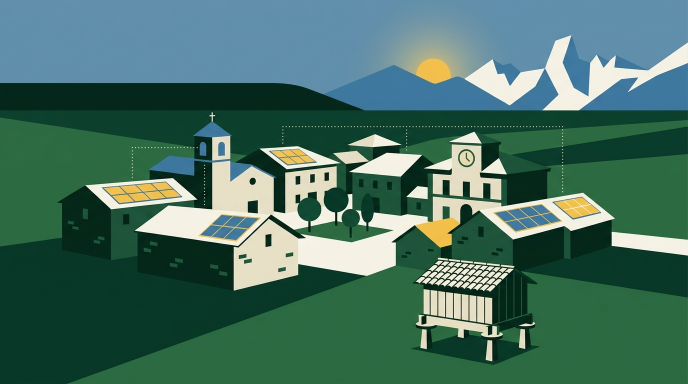
#> input picture docs/candidatas/pueblo-energetico-A-plaza.png, 1376 x 768 px, found by its file name (shown at 1/2 size)
$ python portada.py
#> lines starting #> are read from the running program, lines starting #| are printed output that depends on the picture; after the words box and inside, x2 and y2 are one past the last pixel; in counts of white or black regions, pixels touching at a corner belong together
# Portada A4 memoria CERA — filosofía "Cartografía Serena"
from PIL import Image, ImageDraw, ImageFont, ImageOps

W, H = 2480, 3508  # A4 300 dpi
M = 210            # margen
FDIR = "/Users/pablomiguelgonzalezprado/.claude/skills/canvas-design/canvas-fonts"
ILL = "/Users/pablomiguelgonzalezprado/AIOS-code/cera/docs/candidatas/pueblo-energetico-A-plaza.png"
OUT = "/Users/pablomiguelgonzalezprado/AIOS-code/cera/docs/memoria/portada-memoria-cera.png"

VERDE_NOCHE = (11, 42, 32)
VERDE = (22, 76, 58)
CREMA = (247, 244, 237)
SOLAR = (247, 198, 64)
AZUL = (23, 105, 170)
TINTA_SUAVE = (71, 86, 78)
LINEA = (221, 216, 204)

def font(name, size):
    return ImageFont.truetype(f"{FDIR}/{name}", size)

brico_b = lambda s: font("BricolageGrotesque-Bold.ttf", s)
brico_r = lambda s: font("BricolageGrotesque-Regular.ttf", s)
mono = lambda s: font("DMMono-Regular.ttf", s)

img = Image.new("RGB", (W, H), CREMA)
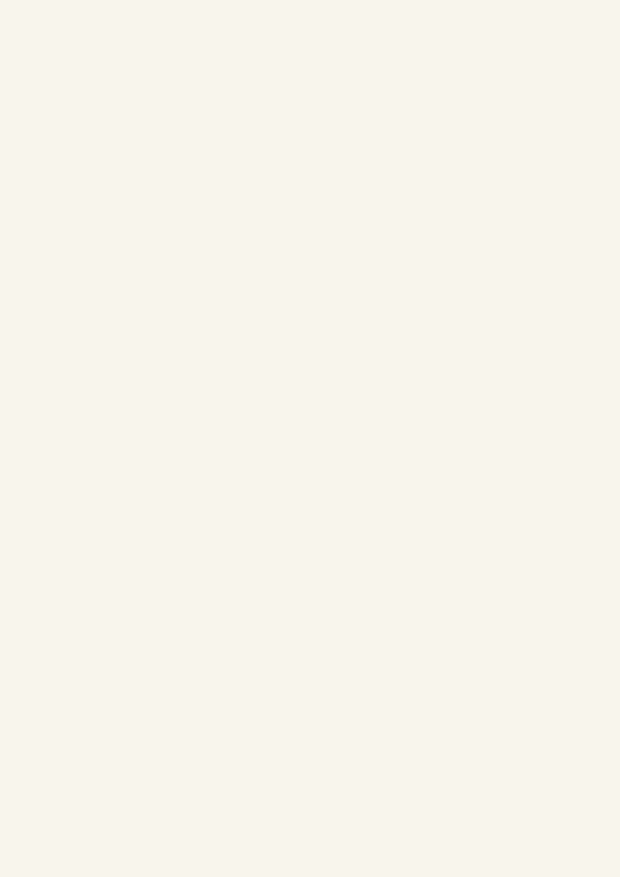
#> img: PIL image 2480x3508 RGB (shown at 1/4 size); mean R, G, B 247, 244, 237
d = ImageDraw.Draw(img)

def tracked(draw, xy, text, fnt, fill, tracking):
    x, y = xy
    for ch in text:
        draw.text((x, y), ch, font=fnt, fill=fill)
        x += draw.textlength(ch, font=fnt) + tracking
    return x - tracking

def text_w(draw, text, fnt, tracking=0):
    return sum(draw.textlength(c, font=fnt) for c in text) + tracking * (len(text) - 1)

# ---------- isotipo "parcela solar" ----------
def isotipo(draw, x, y, s, celda, sol, terreno):
#> called with x = 210, y = 210, s = 130, celda = (22, 76, 58), sol = (247, 198, 64), terreno = (247, 198, 64)
    u = s / 48.0
    draw.arc([x + 25*u, y + 2*u, x + 41*u, y + 18*u], start=270, end=360,
             fill=sol, width=max(2, round(3*u)))
    draw.ellipse([x + (33-4.2)*u, y + (10-4.2)*u, x + (33+4.2)*u, y + (10+4.2)*u], fill=sol)
    for cx, cy in [(7, 15), (19.4, 15), (7, 24.4), (19.4, 24.4)]:
        draw.rounded_rectangle([x + cx*u, y + cy*u, x + (cx+10)*u, y + (cy+7.4)*u],
                               radius=1.6*u, fill=celda)
    for (x1, y1, xc, yc, x2, y2) in [(6, 38.5, 24, 34.9, 42, 38.5), (10, 44, 24, 41.2, 38, 44)]:
        pts = []
        for i in range(25):
            t = i / 24
            bx = (1-t)**2 * x1 + 2*(1-t)*t*xc + t**2 * x2
            by = (1-t)**2 * y1 + 2*(1-t)*t*yc + t**2 * y2
            pts.append((x + bx*u, y + by*u))
        draw.line(pts, fill=terreno, width=max(2, round(2.6*u)), joint="curve")

# ---------- cabecera: marca ----------
y = M
iso_s = 130
isotipo(d, M, y, iso_s, VERDE, SOLAR, SOLAR)
wm_f = brico_b(96)
wm_track = 34
wm_y = y + iso_s/2 - 62
tracked(d, (M + iso_s + 56, wm_y), "CERA", wm_f, VERDE, wm_track)

# nº de plano, esquina derecha (marca de disciplina imaginaria)
ref_f = mono(34)
ref = "PLANO 01 / 01 · E 1:7"
d.text((W - M - d.textlength(ref, font=ref_f), y + iso_s/2 - 17), ref, font=ref_f, fill=TINTA_SUAVE)

# regla fina
y = M + iso_s + 70
d.line([(M, y), (W - M, y)], fill=LINEA, width=3)

# ---------- eyebrow ----------
y += 78
eb_f = brico_b(40)
tracked(d, (M, y), "PREVIABILIDAD ENERGÉTICA RURAL · ASTURIAS", eb_f, (138, 90, 13), 10)

# ---------- título ----------
y += 120
t_f = brico_b(168)
for line in ["Calculadora de", "Energía Rural", "Agrivoltaica"]:
    d.text((M, y), line, font=t_f, fill=VERDE)
    y += 196
#> after the loop, y = 1196

# subtítulo
y += 40
#> y = 1236
s_f = brico_r(62)
d.text((M, y), "Siete datos, un primer número honesto.", font=s_f, fill=TINTA_SUAVE)

# ---------- ilustración con esquinas curvadas ----------
y += 170
#> y = 1406
ill_w = W - 2 * M
ill = Image.open(ILL).convert("RGB")
#> ill is the input picture: PIL image 1376x768 RGB; mean R, G, B 70.8, 112.8, 99.7
ill_h = round(ill.height * ill_w / ill.width)
#> ill_h = 1150
ill = ill.resize((ill_w, ill_h), Image.LANCZOS)
#> ill: PIL image 2060x1150 RGB
mask = Image.new("L", (ill_w, ill_h), 0)
#> mask: PIL image 2060x1150 L; every value is 0
ImageDraw.Draw(mask).rounded_rectangle([0, 0, ill_w, ill_h], radius=28, fill=255)
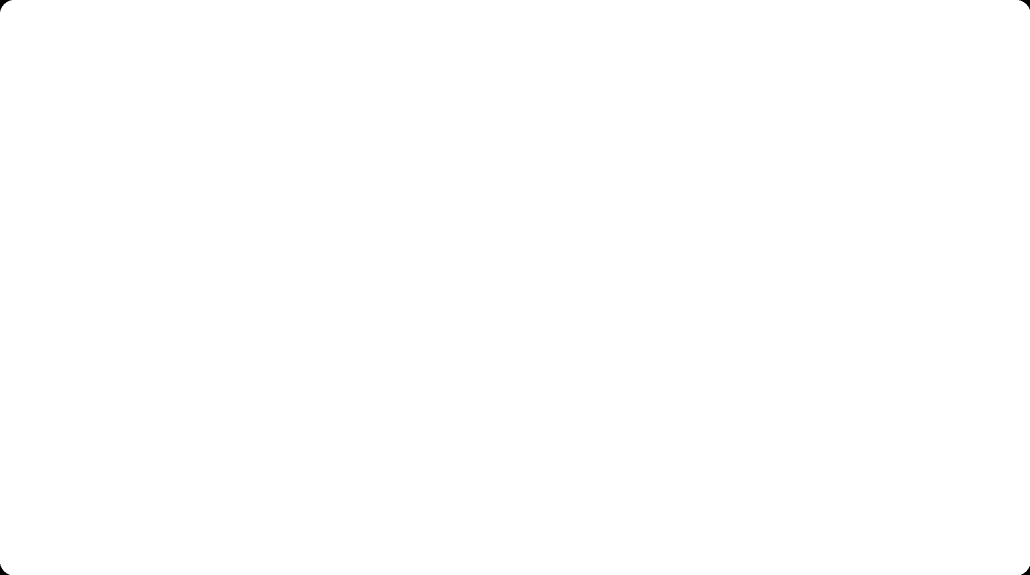
#> mask: PIL image 2060x1150 L (shown at 1/2 size); 100% white; 4 black regions, box (x1, y1, x2, y2) and area: (0, 0, 23, 23) 174, (2038, 0, 2060, 19) 151, (0, 1128, 19, 1150) 151, (2042, 1132, 2060, 1150) 129
img.paste(ill, (M, y), mask)
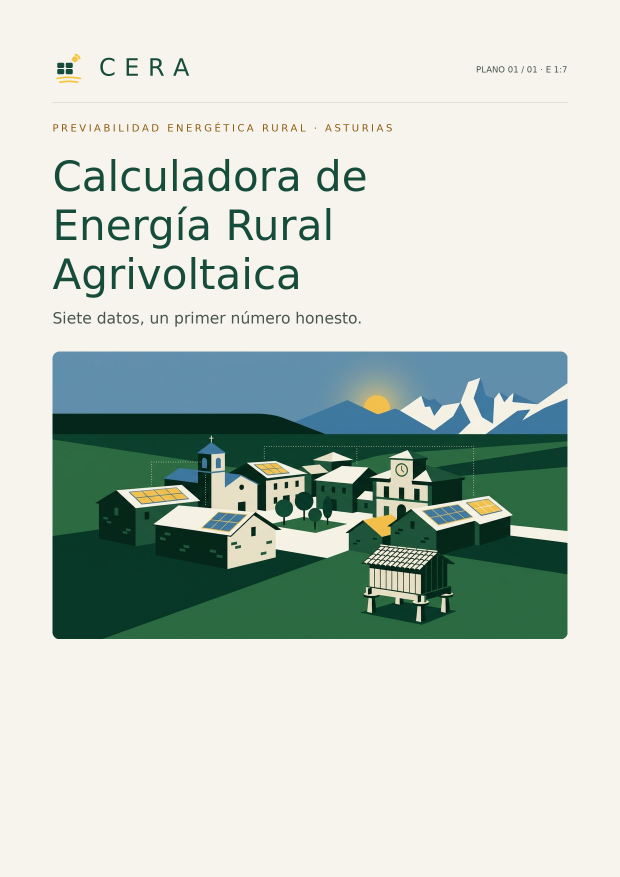
#> img: PIL image 2480x3508 RGB (shown at 1/4 size); mean R, G, B 195.2, 205.3, 196.4

# ticks de escala en el margen izquierdo de la ilustración (medición serena)
tick_f = mono(30)
for i, frac in enumerate([0.0, 0.25, 0.5, 0.75, 1.0]):
    ty = y + round(ill_h * frac)
    d.line([(M - 46, ty), (M - 18, ty)], fill=TINTA_SUAVE, width=3)
#> this loop made 5 passes
#> ty on passes 1 to 5: 1406, 1694, 1981, 2268, 2556
lab = "COMUNIDAD ENERGÉTICA — LEVANTAMIENTO"
d.text((M, y + ill_h + 26), lab, font=tick_f, fill=TINTA_SUAVE)
lab2 = "TODOS LOS VALORES SON FICTICIOS"
d.text((W - M - d.textlength(lab2, font=tick_f), y + ill_h + 26), lab2, font=tick_f, fill=TINTA_SUAVE)

# ---------- fila de métricas (caso demostrativo) ----------
y = y + ill_h + 130
#> y = 2686
metricas = [("18,5", "kWp", "POTENCIA FV"),
            ("19.385", "kWh/año", "PRODUCCIÓN"),
            ("2.549", "EUR/año", "AHORRO")]
col_w = (W - 2 * M) / 3
num_f = brico_b(104)
uni_f = brico_r(44)
lab_f = mono(34)
for i, (num, uni, lab) in enumerate(metricas):
    cx = M + i * col_w
    if i > 0:
        d.line([(cx, y + 8), (cx, y + 168)], fill=LINEA, width=3)
    tx = cx + (56 if i > 0 else 0)
    d.text((tx, y), num, font=num_f, fill=VERDE)
    d.text((tx + d.textlength(num, font=num_f) + 18, y + 52), uni, font=uni_f, fill=AZUL)
    d.text((tx, y + 132), lab, font=lab_f, fill=TINTA_SUAVE)

# hipótesis como coordenadas (jazz para quien sabe leer un plano)
y += 240
#> y = 2926
d.line([(M, y), (W - M, y)], fill=LINEA, width=3)
y += 44
#> y = 2970
hip_f = mono(33)
hip = "6,5 m²/kWp   ·   1.050 kWh/kWp·año   ·   65 % autoconsumo   ·   1.100 EUR/kWp"
d.text((M, y), hip, font=hip_f, fill=TINTA_SUAVE)

# ---------- banda inferior verde-noche ----------
bh = 380
d.rectangle([0, H - bh, W, H], fill=VERDE_NOCHE)
isotipo(d, M, H - bh + 92, 96, (220, 236, 248), SOLAR, SOLAR)
b_f = brico_r(52)
b2_f = brico_b(52)
by = H - bh + 96
d.text((M + 96 + 48, by), "Memoria de proyecto", font=b2_f, fill=CREMA)
d.text((M + 96 + 48, by + 74), "Becas Fundación Caja Rural de Asturias · 2026", font=b_f,
       fill=(196, 205, 197))
aut_f = mono(36)
aut = "PABLO M. GONZÁLEZ PRADO"
d.text((W - M - d.textlength(aut, font=aut_f), H - bh + 118), aut, font=aut_f, fill=(138, 167, 154))
aut2 = "MUII · EPI GIJÓN"
d.text((W - M - d.textlength(aut2, font=aut_f), H - bh + 172), aut2, font=aut_f, fill=(138, 167, 154))

img.save(OUT)
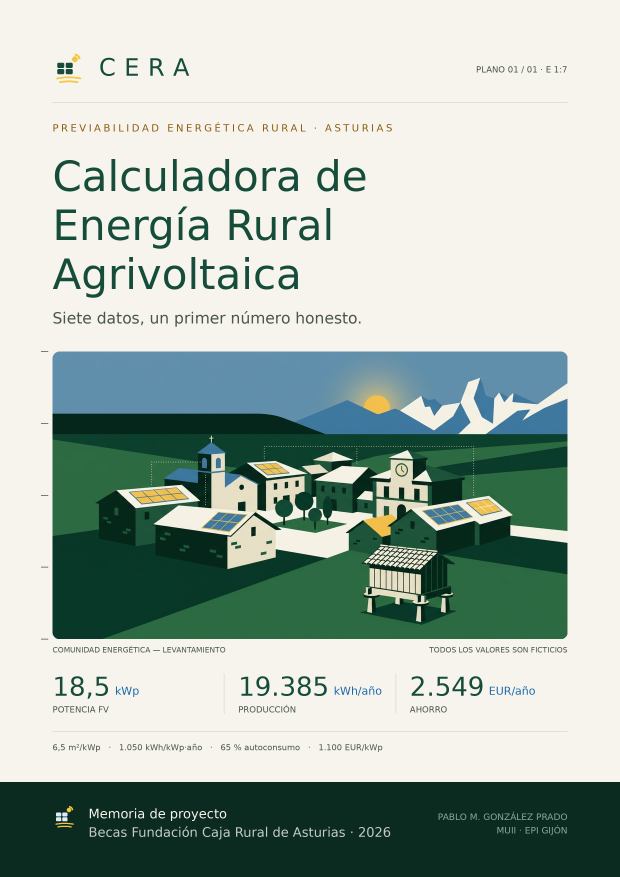
#> saved as portada-memoria-cera.png: PIL image 2480x3508 RGB (shown at 1/4 size); mean R, G, B 169.2, 183.1, 173.8
print("saved", OUT, img.size)
#| saved /Users/pablomiguelgonzalezprado/AIOS-code/cera/docs/memoria/portada-memoria-cera.png (2480, 3508)

$ run again, with docs/candidatas/ilustracion-asturias-higgsfield-20260711.png copied over docs/candidatas/pueblo-energetico-A-plaza.png
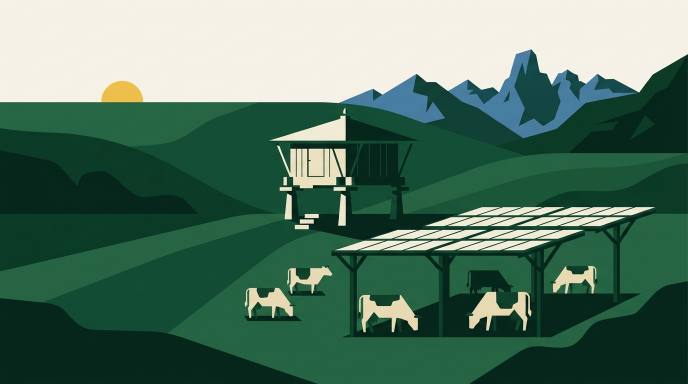
#> input picture docs/candidatas/ilustracion-asturias-higgsfield-20260711.png, 1376 x 768 px, found by its file name (shown at 1/2 size)
#> after the loop `for line in ["Calculadora de", "Energía Rural", "Agrivoltaica"]:`: y = 1196
#> `y += 40`: y = 1236
#> `y += 170`: y = 1406
#> ill is the input picture: PIL image 1376x768 RGB; mean R, G, B 84.8, 119.1, 100.4
#> ill: PIL image 2060x1150 RGB
#> `img.paste(ill, (M, y), mask)`:
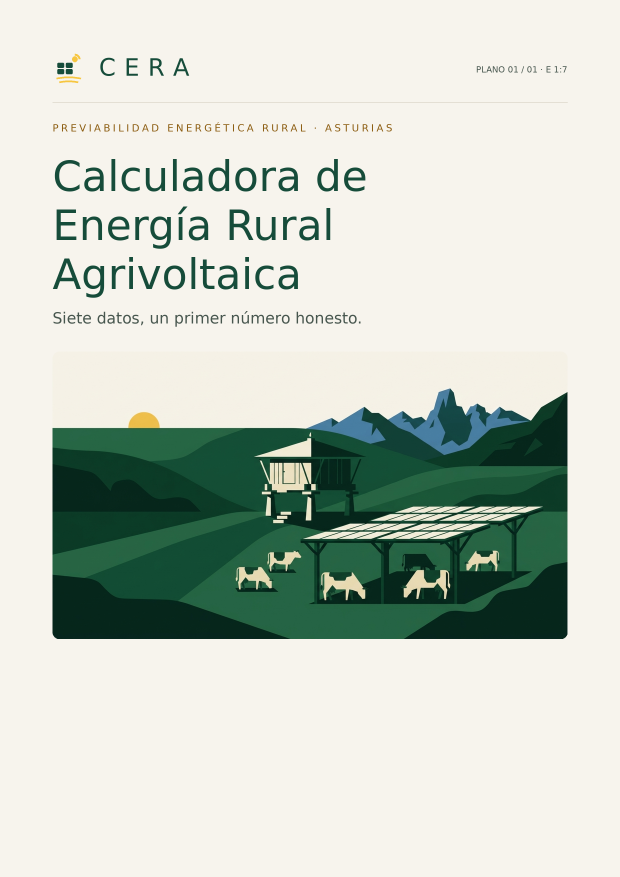
#> img: PIL image 2480x3508 RGB (shown at 1/4 size); mean R, G, B 199.1, 207, 196.6
#> the loop `for i, frac in enumerate([0.0, 0.25, 0.5, 0.75, 1.0]):` made 5 passes
#> ty on passes 1 to 5: 1406, 1694, 1981, 2268, 2556
#> `y = y + ill_h + 130`: y = 2686
#> `y += 240`: y = 2926
#> `y += 44`: y = 2970
#> `img.save(OUT)`:
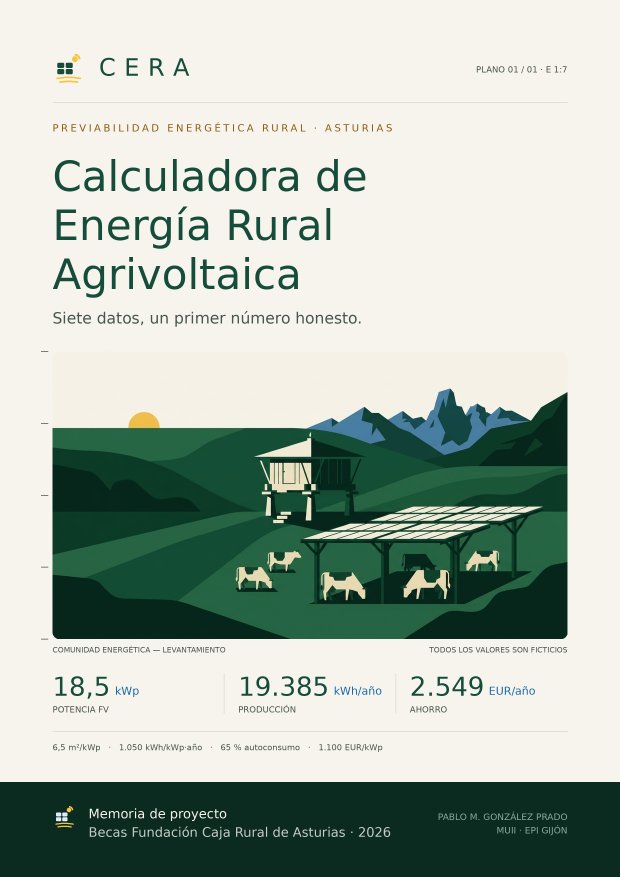
#> saved as portada-memoria-cera.png: PIL image 2480x3508 RGB (shown at 1/4 size); mean R, G, B 173, 184.8, 174
#| saved /Users/pablomiguelgonzalezprado/AIOS-code/cera/docs/memoria/portada-memoria-cera.png (2480, 3508)

$ run again, with docs/candidatas/pueblo-energetico-B-calle.png copied over docs/candidatas/pueblo-energetico-A-plaza.png
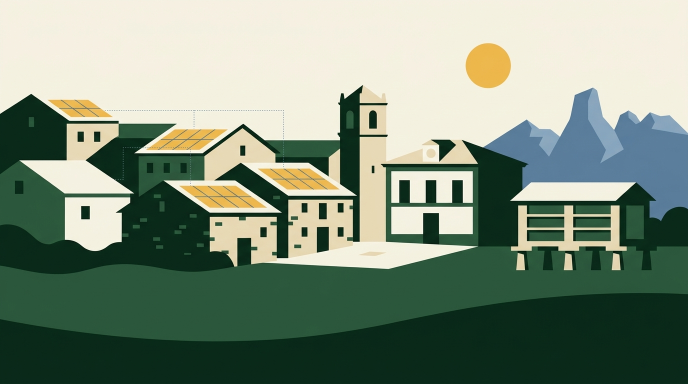
#> input picture docs/candidatas/pueblo-energetico-B-calle.png, 1376 x 768 px, found by its file name (shown at 1/2 size)
#> after the loop `for line in ["Calculadora de", "Energía Rural", "Agrivoltaica"]:`: y = 1196
#> `y += 40`: y = 1236
#> `y += 170`: y = 1406
#> ill is the input picture: PIL image 1376x768 RGB; mean R, G, B 127.2, 143.5, 124.5
#> ill: PIL image 2060x1150 RGB
#> `img.paste(ill, (M, y), mask)`:
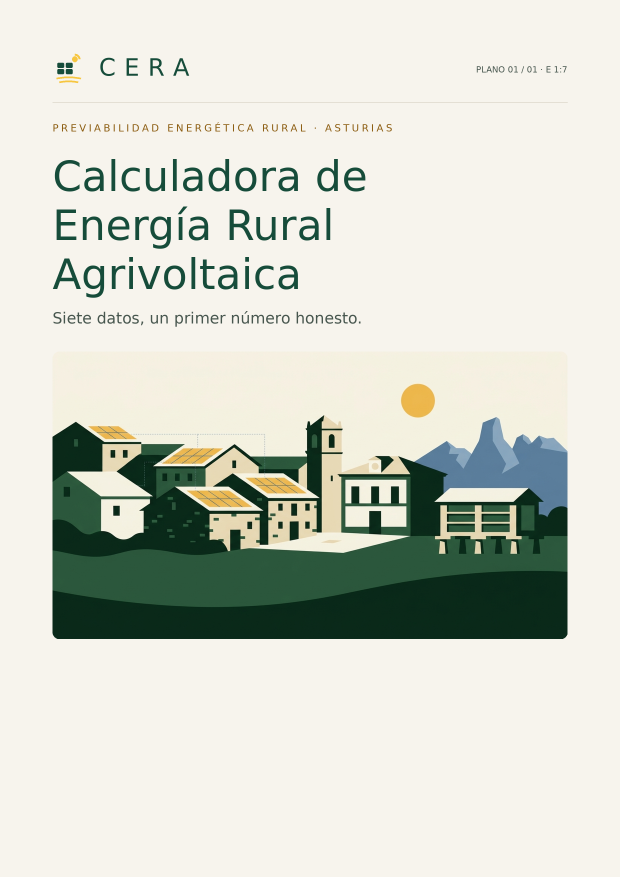
#> img: PIL image 2480x3508 RGB (shown at 1/4 size); mean R, G, B 210.6, 213.7, 203.1
#> the loop `for i, frac in enumerate([0.0, 0.25, 0.5, 0.75, 1.0]):` made 5 passes
#> ty on passes 1 to 5: 1406, 1694, 1981, 2268, 2556
#> `y = y + ill_h + 130`: y = 2686
#> `y += 240`: y = 2926
#> `y += 44`: y = 2970
#> `img.save(OUT)`:
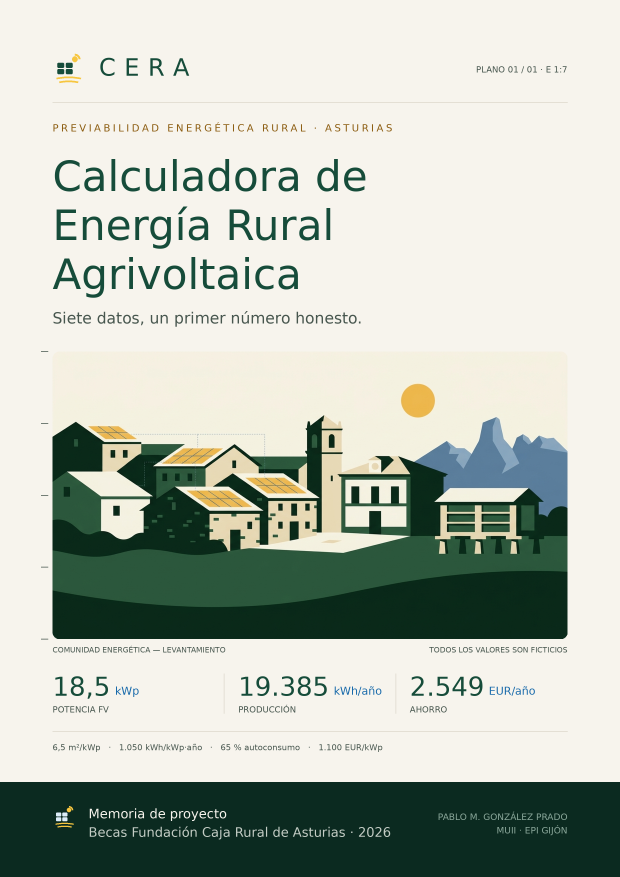
#> saved as portada-memoria-cera.png: PIL image 2480x3508 RGB (shown at 1/4 size); mean R, G, B 184.5, 191.4, 180.6
#| saved /Users/pablomiguelgonzalezprado/AIOS-code/cera/docs/memoria/portada-memoria-cera.png (2480, 3508)
